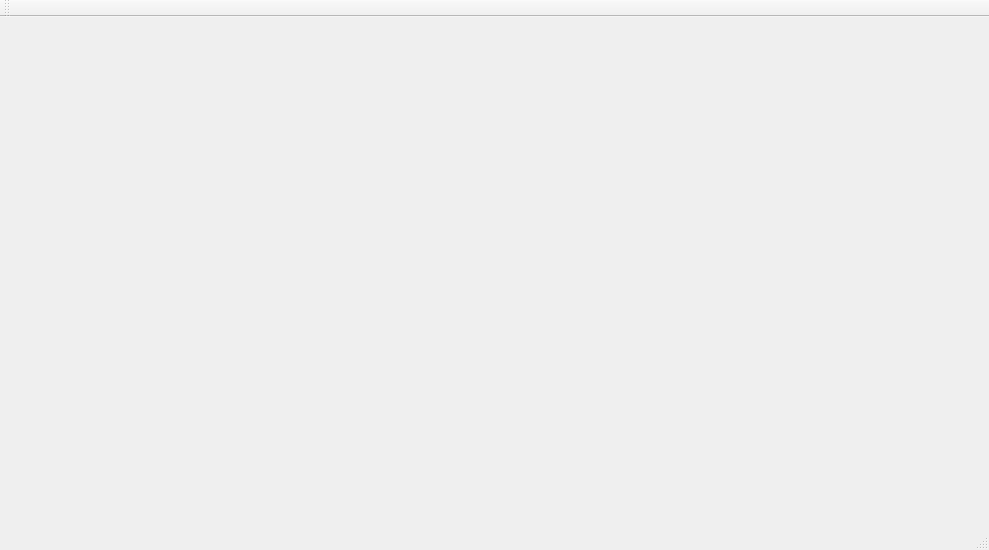
<?xml version="1.0" encoding="UTF-8"?>
<ui version="4.0">
 <class>CMainWindow</class>
 <widget class="QMainWindow" name="CMainWindow">
  <property name="geometry">
   <rect>
    <x>0</x>
    <y>0</y>
    <width>989</width>
    <height>550</height>
   </rect>
  </property>
  <property name="windowTitle">
   <string>CMainWindow</string>
  </property>
  <widget class="QWidget" name="centralWidget">
   <widget class="QLabel" name="CLabel_ThermalImage">
    <property name="geometry">
     <rect>
      <x>10</x>
      <y>10</y>
      <width>371</width>
      <height>341</height>
     </rect>
    </property>
    <property name="text">
     <string/>
    </property>
   </widget>
   <widget class="QLabel" name="CLabel_VideoImage">
    <property name="geometry">
     <rect>
      <x>600</x>
      <y>10</y>
      <width>371</width>
      <height>341</height>
     </rect>
    </property>
    <property name="text">
     <string/>
    </property>
   </widget>
  </widget>
  <widget class="QToolBar" name="mainToolBar">
   <attribute name="toolBarArea">
    <enum>TopToolBarArea</enum>
   </attribute>
   <attribute name="toolBarBreak">
    <bool>false</bool>
   </attribute>
  </widget>
  <widget class="QStatusBar" name="statusBar"/>
 </widget>
 <layoutdefault spacing="6" margin="11"/>
 <resources/>
 <connections/>
</ui>
